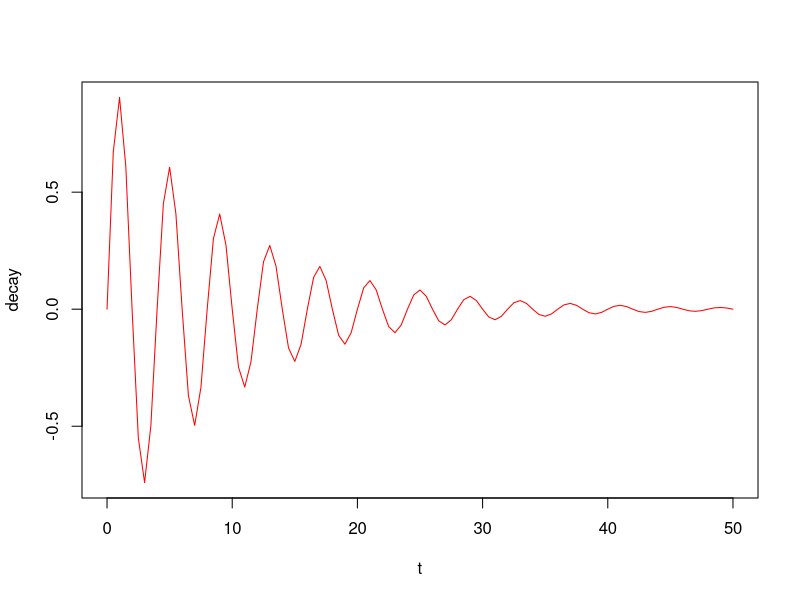
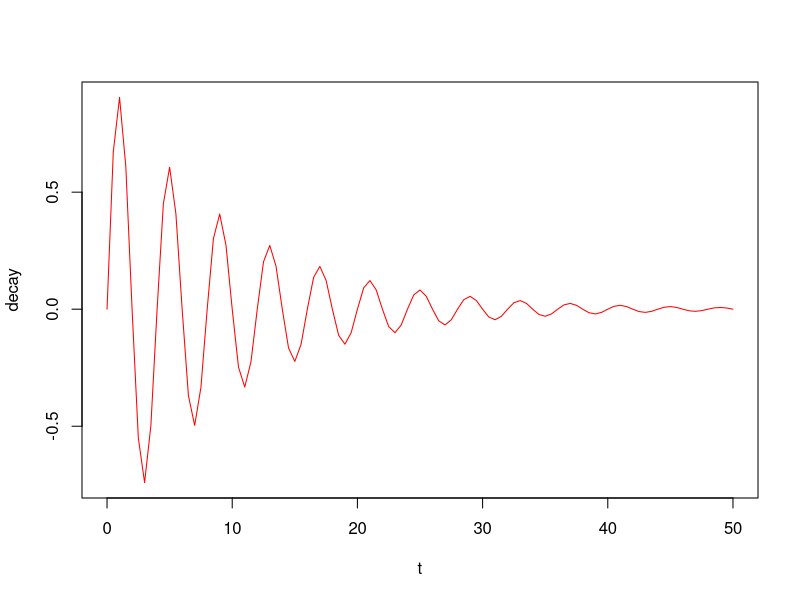
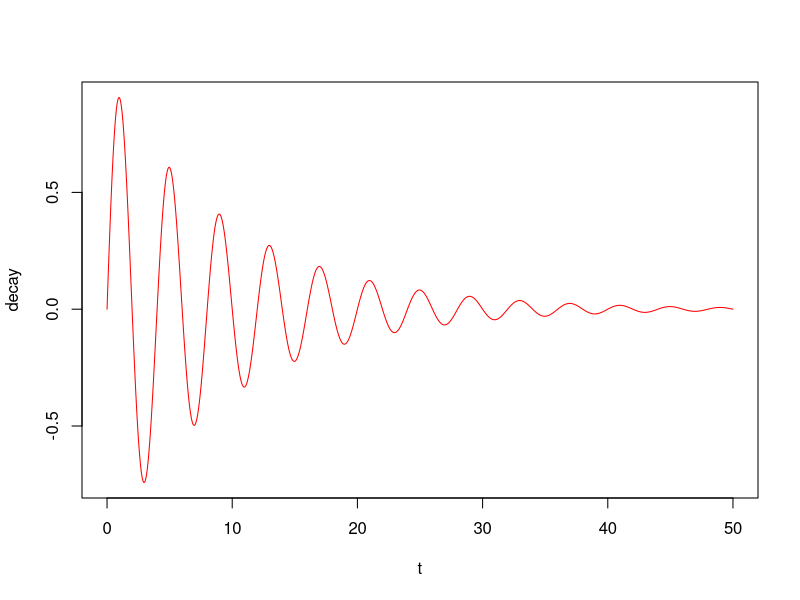
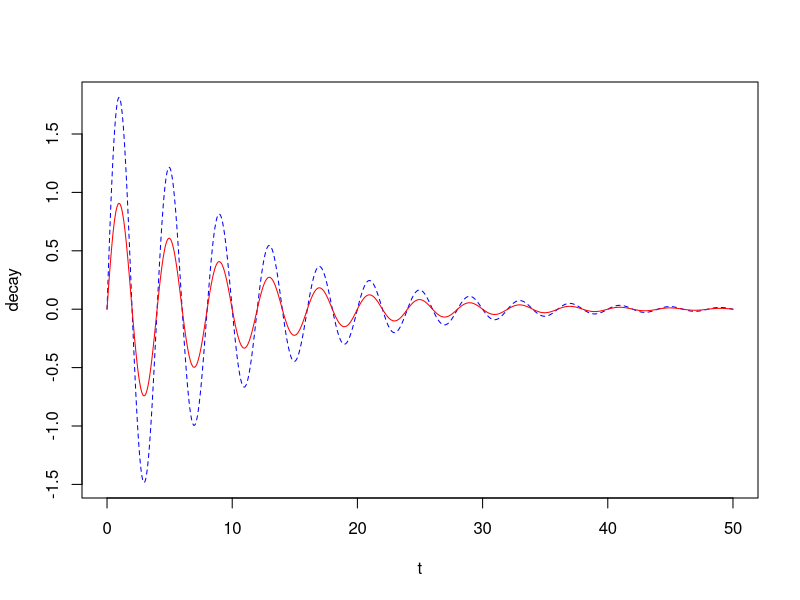
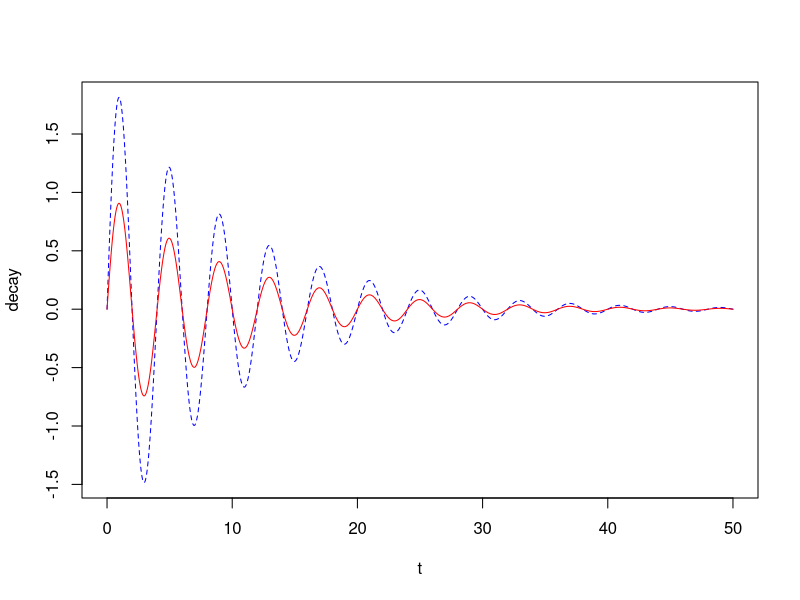
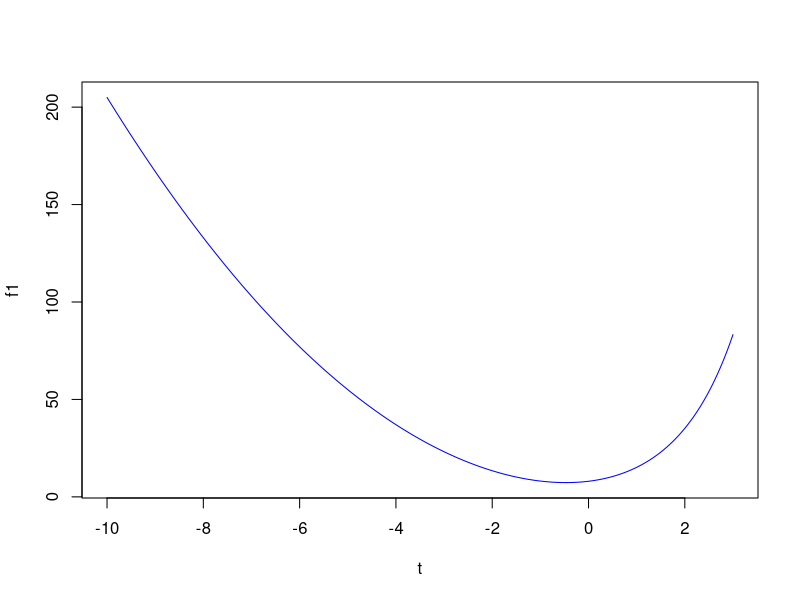
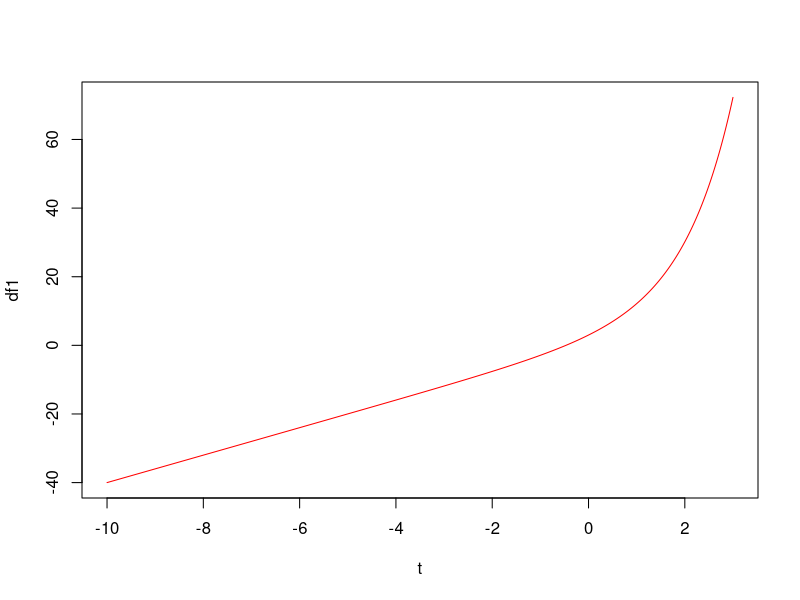
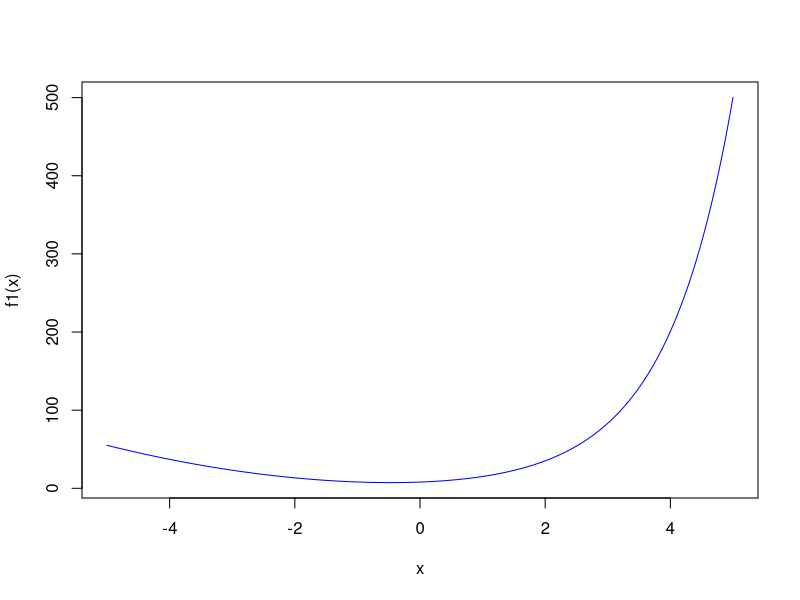

Here is the R script that generated these plots, in order:
## ---- chunk 1
knitr::opts_chunk$set(echo = TRUE)
## ---- chunk 2
decay <- function(t, k, P, A){
  A * exp(-k*t) * sin (2*pi*t/P)
}

decay(1, 0.1, 4, 1)

decay(P=4, t=1, A=1, k=0.1)
## ---- chunk 3
decay(P=4, t=0.1, A=0.5, k=2.0)
decay(P=4, t=100000, A=0.5, k=2.0)

## ---- chunk 4
curve(decay(x, 0.1, 4, 1), 0, 50, xlab = "t", ylab = "decay", col = "red")
## ---- chunk 5
curve(decay(t, 0.1, 4, 1), 0, 50, xlab="t", ylab="decay", col="red", xname = 't')

## ---- chunk 6
curve(decay(x, 0.1, 4, 1), 0, 50, xlab="t", ylab="decay", col="red", n = 1000)
## ---- chunk 7
curve(decay(P=4, t, A=2, k=0.1), 0, 50, xlab="t", ylab="decay", col="blue", lty = 2, xname = 't', n = 1000)
curve(decay(P=4, t, A=1, k=0.1), 0, 50, xlab="t", ylab="decay", col="red", xname = 't', n = 1000, add = TRUE)
## ---- chunk 8
xmin = 0
xmax = 50
xstep = 0.01

#define vector of x values and corresponding function values for plotting
xvals = seq(xmin, xmax, xstep) 
yvals1 = decay(P=4, xvals, A=2, k=0.1)
yvals2 = decay(P=4, xvals, A=1, k=0.1)

#create an empty plot
plot(1, xlab = "t", ylab = "decay", type = "n", xlim = c(xmin, xmax), ylim = c(min(yvals1), max(yvals1)))
 
lines(xvals, yvals1, ylab="decay", col="blue", lty=2)
lines(xvals, yvals2, ylab="decay", col="red")
## ---- chunk 9
#install.packages("Deriv") 
library(Deriv)

f1 <- function(x, a, b, c) {
  a*x^2 + b*exp(x) + c
}
f1
(derf = Deriv(f1))


f2 <- function(x, a) {
  a*sin(b*x)
}
f2
(derf = Deriv(f2))

## ---- chunk 10
a_val = 2
b_val = 3
c_val = 5
h_val = 0
#h_val = 100

f1 <- function(x, a, b, c, h) {
  a*x^2 + b*exp(x) + c - h
}

xmin = -10
xmax = 3
xstep = 0.01

#define vector of x values and corresponding function values for plotting
xvals = seq(xmin, xmax, xstep) 
yvals = f1(xvals, a_val, b_val, c_val, h_val)
  
#create an empty plot
plot(1, xlab = "t", ylab = "f1", type = "n", xlim = c(xmin, xmax), ylim = c(min(yvals), max(yvals)))
lines(xvals, yvals, ylab="f1", col="blue")


derf1 = Deriv(f1, "x")
derf1

#define vector of x values and corresponding function values for plotting
xvals = seq(xmin, xmax, xstep) 
dyvals = derf1(xvals, a_val, b_val, c_val, h_val)
plot(1, xlab = "t", ylab = "df1", type = "n", xlim = c(xmin, xmax), ylim = c(min(dyvals), max(dyvals)))
lines(xvals, dyvals, ylab="df1", col="red")

## ---- chunk 11
xcross = uniroot(derf1, a = a_val, b = b_val, c = c_val, h = h_val, lower = -1, upper = 1)
#xcross
#xcross[[1]]
#(f1(xcross$root))
#class(cross)
#class(cross[1])
#(d = as.double(cross[1]))
#(val_at_minimum = f1(-0.469))
#(val_at_minimum = f1(d))
#(val_at_minimum = f1(as.double(xcross[1])))
xcross$root
(val_at_minimum = f1(xcross$root, a = a_val, b = b_val, c = c_val, h = h_val))

## ---- chunk 12
a = 2
b = 3
c = 5

f1 <- function(x) {
  a*x^2 + b*exp(x) + c - 100
}

xcross = uniroot(f1, lower = -2, upper = 4)
xcross$root
(f1(xcross$root))
xcross = uniroot(f1, lower = -8, upper = -5)
xcross$root
(f1(xcross$root))
## ---- chunk 13


f1 <- function(x, a, b, c) {
  a*x^2 + b*exp(x) + c
}

xmin = -5
xmax = 5
xstep = 0.01

#define vector of x values and corresponding function values for plotting
xvals = seq(xmin, xmax, xstep) 
yvals = f1(xvals, a = 2, b = 3, c = 5)
  
#create an empty plot
plot(1, xlab = "x", ylab = "f1(x)", type = "n", xlim = c(xmin, xmax), ylim = c(min(yvals), max(yvals)))
lines(xvals, yvals, ylab="f1", col="blue")


derf1 = Deriv(f1, "x")
derf1

#define vector of x values and corresponding function values for plotting
xvals = seq(xmin, xmax, xstep) 
dyvals = derf1(xvals, a = 2, b = 3, c = 5)
plot(1, xlab = "t", ylab = "df1", type = "n", xlim = c(xmin, xmax), ylim = c(min(dyvals), max(dyvals)))
lines(xvals, dyvals, ylab="df1", col="red")

(uniroot(derf1, lower = -5, upper = 3, a = 2, b = 3, c = 5))

## ---- chunk 14
hill <- function(L,h) {
  L/(L+h)
}

lmin = 0
lmax = 50
step = 0.1

h = 5

#define vector of x values and corresponding function values for plotting
lvals = seq(lmin, lmax, step) 
hvals1 = hill(lvals, 5)
hvals2 = hill(lvals, 10)
  
#create an empty plot
plot(1, xlab = "L", ylab = "H(L)", type = "n", xlim = c(lmin, lmax), ylim = c(min(hvals1), max(hvals1)))
lines(lvals, hvals1, ylab="f1", col="blue")
lines(lvals, hvals2, ylab="f1", col="red")
